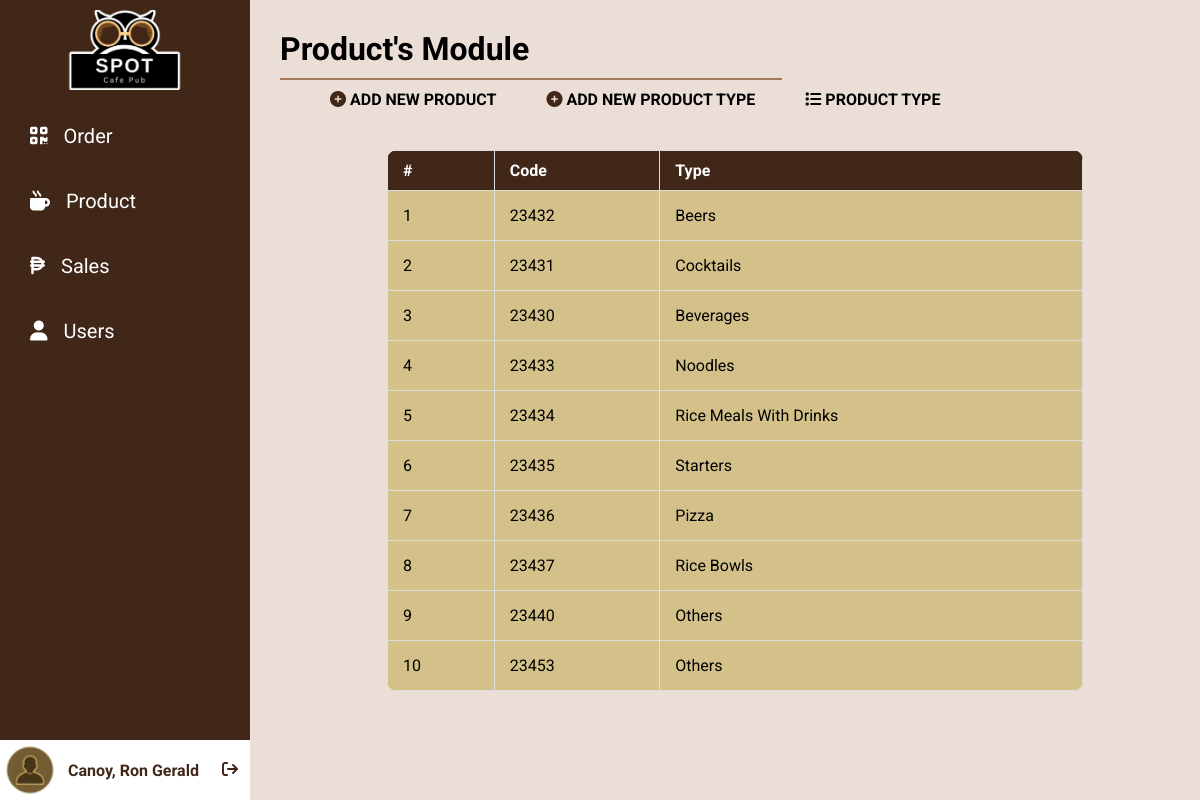
Screenshot of /index.php?page=products&action=type (signed in) with the database file from the repository.
### tables this page shows
CREATE TABLE `tbl_users` (
  `user_id` int(8) UNSIGNED NOT NULL,
  `user_lastname` varchar(180) NOT NULL DEFAULT '',
  `user_firstname` varchar(180) NOT NULL DEFAULT '',
  `user_email` varchar(180) NOT NULL DEFAULT '',
  `user_password` varchar(180) NOT NULL DEFAULT '',
  `user_date_added` date NOT NULL,
  `user_time_added` time NOT NULL,
  `user_date_updated` date NOT NULL,
  `user_time_updated` time NOT NULL,
  `user_status` int(1) NOT NULL DEFAULT 0,
  `user_token` varchar(255) NOT NULL DEFAULT '',
  `user_access` varchar(255) NOT NULL DEFAULT ''
);

CREATE TABLE `tbl_type` (
  `type_id` int(3) UNSIGNED NOT NULL,
  `type_name` varchar(180) NOT NULL DEFAULT '',
  `type_date_added` date NOT NULL,
  `type_time_added` time NOT NULL,
  `type_date_updated` date NOT NULL,
  `type_time_updated` time NOT NULL,
  `type_status` int(1) NOT NULL DEFAULT 0
);

### classes/class.user.php (called while the page is built, shortened)
<?php
class User{
	private $DB_SERVER='localhost';
	private $DB_USERNAME='root';
	private $DB_PASSWORD='';
	private $DB_DATABASE='db_wbapp';
	private $conn;
	public function __construct(){
		$this->conn = new PDO("mysql:host=".$this->DB_SERVER.";dbname=".$this->DB_DATABASE,$this->DB_USERNAME,$this->DB_PASSWORD);
	}
	function get_user_id($email){
		$sql="SELECT user_id FROM tbl_users WHERE user_email = :email";
		$q = $this->conn->prepare($sql);
		$q->execute(['email' => $email]);
		$user_id = $q->fetchColumn();
		return $user_id;
	}
	function get_user_firstname($id){
		$sql="SELECT user_firstname FROM tbl_users WHERE user_id = :id";
		$q = $this->conn->prepare($sql);
		$q->execute(['id' => $id]);
		$user_firstname = $q->fetchColumn();
		return $user_firstname;
	}
	function get_user_lastname($id){
		$sql="SELECT user_lastname FROM tbl_users WHERE user_id = :id";
		$q = $this->conn->prepare($sql);
		$q->execute(['id' => $id]);
		$user_lastname = $q->fetchColumn();
		return $user_lastname;
	}
}

### classes/class.product.php (called while the page is built, shortened)
<?php
class Product{
	private $DB_SERVER='localhost';
	private $DB_USERNAME='root';
	private $DB_PASSWORD='';
	private $DB_DATABASE='db_wbapp';
	private $conn;
	public function __construct(){
		$this->conn = new PDO("mysql:host=".$this->DB_SERVER.";dbname=".$this->DB_DATABASE,$this->DB_USERNAME,$this->DB_PASSWORD);
	}
public function list_product_type(){
	$product = new Product();
	$sql="SELECT * FROM tbl_type";
	$q = $this->conn->query($sql) or die("failed!");
	while($r = $q->fetch(PDO::FETCH_ASSOC)){
	$data[]=$r;
	}
	if(empty($data)){
	   return false;
	}else{
		return $data;
	}
}
	}

### product-module/product-type.php (the view)
            <table id="data-list">
            <tr>
                <th>#</th>
                <th>Code</th>
                <th>Type</th>
            </tr>
            <?php
require_once 'classes\class.product.php';
$count = 1;
$product = new Product();
if($product->list_product_type() != false){
    foreach($product->list_product_type() as $value){
       extract($value);
    ?>
            <tr>
                <td><?php echo $count;?></td>
                <td><?php echo $type_id;?></a></td>
                <td><?php echo $type_name;?></td>
            </tr>
            <tr>
        <?php
        $count++;
        }
        }else{
        echo "No Record Found.";
        }
        ?>
            </table>

### index.php (shortened to what this page needs)
<?php
include_once 'classes/class.user.php';
$page = (isset($_GET['page']) && $_GET['page'] != '') ? $_GET['page'] : '';
$user = new User();
$user_id = $user->get_user_id($_SESSION['user_email']);
?>
<!DOCTYPE html>
<html lang="en" dir="ltr">
  <head>
<link rel="stylesheet" href="https://cdnjs.cloudflare.com/ajax/libs/font-awesome/6.3.0/css/all.min.css">
    <link rel="stylesheet" href="css/custom.css?<?php echo time();?>">
</head>
  <body>
    <div class="sidebar">
        <center>
    <img src="media/RECTANGLE.png" alt="Cafe Logo">
</center>
    <ul>
     <li><a href="index.php?page=orders"><i class="fa-solid fa-qrcode"></i>Order</a></li>
     <li><a href="index.php?page=products"><i class="fa-solid fa-mug-hot"></i>Product</a></li>
     <li><a href="index.php?page=sales"><i class="fa-solid fa-peso-sign"></i>Sales</a></li>
     <li><a href="index.php?page=users"><i class="fa-solid fa-user"></i>Users</a></li>
     </ul>
    <div class="navfoot">
<img src="media/avatar.png" alt="Avatar">
<div class="name">
  <?php echo $user->get_user_lastname($user_id).', '.$user->get_user_firstname($user_id);?> &nbsp; <a href="logout.php"><i class="fa-solid fa-arrow-right-from-bracket"></i></a>
</div>
</div>
   </div>
<div id="content">
<?php
      switch($page){
      case 'products':
          require_once 'product-module/index.php';
      break;
            }
    ?>
  </body>
</html>

### css/custom.css (style rules this page uses)
* { list-style: none; text-decoration: none; margin:0; padding: 0; }
html { scroll-behavior: smooth; }
body { background-color: #eaded6; }
.sidebar { position: fixed; width: 250px; height: 100%; background: #412718; }
.sidebar ul a { display: block; height: 100%; width: 100%; line-height: 65px; font-size: 20px; color: white; padding-left: 30px; transition: .4s; }
.sidebar img { height: 80px; padding: 10px; }
.navfoot { position:absolute;bottom:0; display: flex; align-items: center; width: 250px; background-color: #FFFFFF; }
.navfoot img { height: 50px; float: left; padding: 5px; }
.sidebar ul a i { margin-right: 16px; }
#content { padding: 30px; margin-left:250px; position: fixed; height: 70px; width: 100%; z-index: 999; background-color:#eaded6; }
table { border-collapse: collapse; border-radius: 10px; overflow: hidden; }
#data-list { width:80%; }
#data-list tr { border-radius: 50px; background-color: rgb(212, 193, 138); }
#data-list td, #data-list th { border: 1px solid #ddd; padding: 15px; }
#data-list th { padding-top: 10px; padding-bottom: 10px; text-align: left; background-color: #412718; color: white; }
.name { float: right; width: 170px; display: block; padding: 8px; color: #412718; font-weight:bolder; }
.fa-arrow-right-from-bracket { float: right; text-decoration: none; color: #412718; }
* { font-family: Roboto; }

### rows the page displays
tbl_users: $user->get_user_lastname($user_id) "Canoy", $user->get_user_firstname($user_id) "Ron Gerald"
tbl_type: type_id "23432", type_name "Beers"
tbl_type: type_id "23431", type_name "Cocktails"
tbl_type: type_id "23430", type_name "Beverages"
tbl_type: type_id "23433", type_name "Noodles"
tbl_type: type_id "23434", type_name "Rice Meals With Drinks"
tbl_type: type_id "23435", type_name "Starters"
tbl_type: type_id "23436", type_name "Pizza"
tbl_type: type_id "23437", type_name "Rice Bowls"
tbl_type: type_id "23440", type_name "Others"
tbl_type: type_id "23453", type_name "Others"
